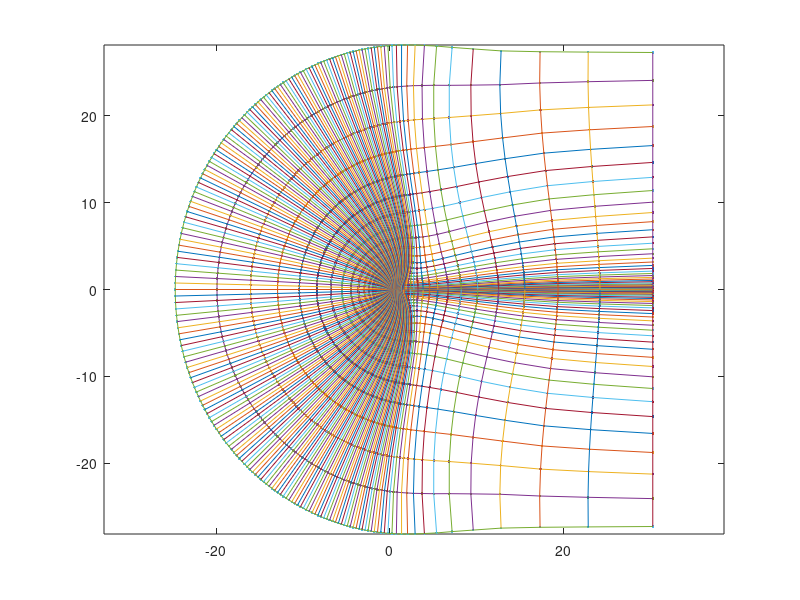
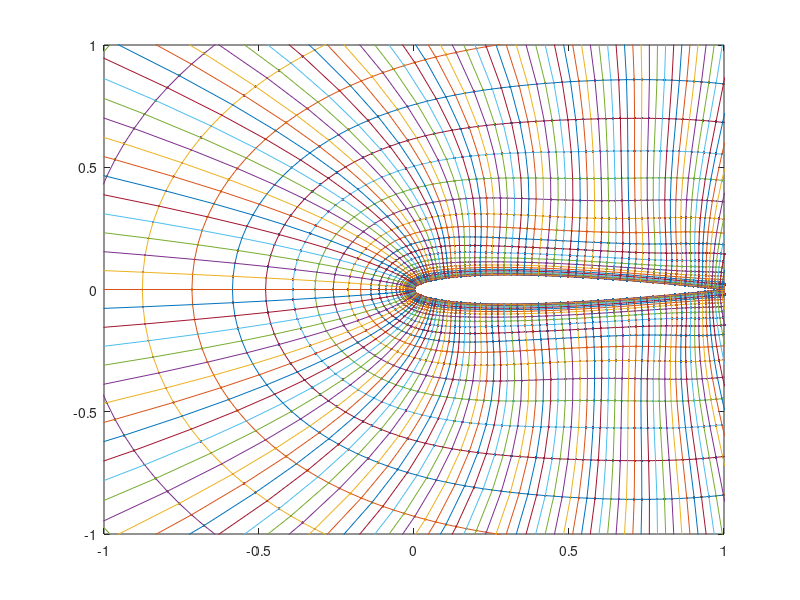
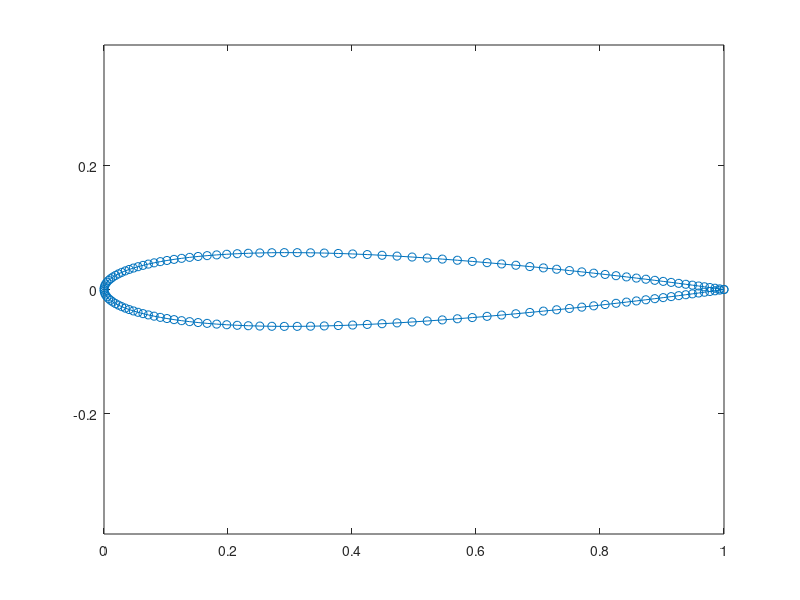

Write the MATLAB code that produced these figures, in order.
clc
clear
% Mesh Dimensions
n_xi     = 201;
n_eta    = 41;

% Trailing edge index on lower surface
jtel = 31; 

% Trailing edge index on upper surface
jteu = n_xi-jtel+1;

% Read grid
    gridxy=load('airfoil.dat');
    counter =0;
    for j=1:n_eta
	for i=1:n_xi
	   counter=counter+1;
	   x(i,j)=gridxy(counter,1);	
	   y(i,j)=gridxy(counter,2);	
	end
    end

% Plot grid
    figure(1)
    plot(x,y,'.')
    line(x,y)
    line(x',y')
    axis equal

% Zoom
    figure(2)
    plot(x,y,'.')
    line(x,y)
    line(x',y')
    xlim([-1 1])
    ylim([-1 1])

% Plot airfoil surface
    figure(3)
    plot(x(jtel:jteu,1),y(jtel:jteu,1),'o-')
    axis equal
